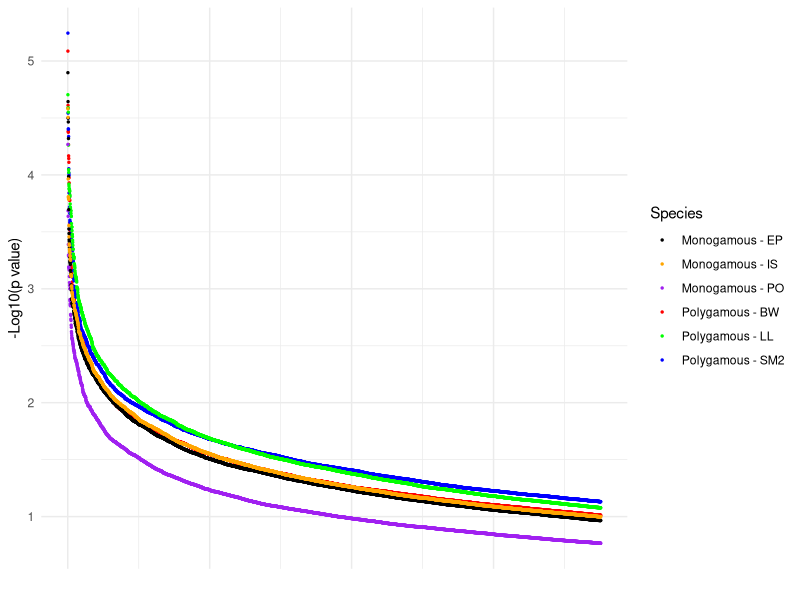
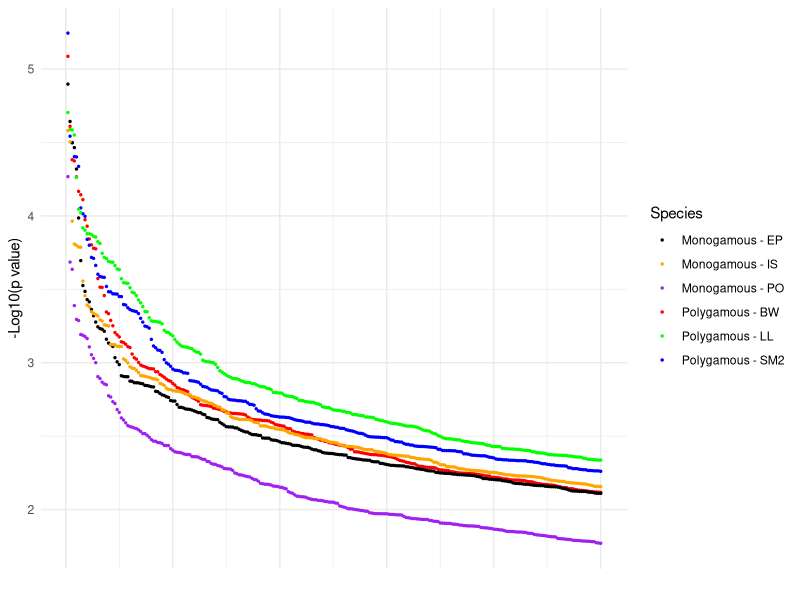

Write R code to recreate these figures, in order.
## ---- chunk 1
library(readxl)
library(dplyr)
library(lubridate)
library(tidyverse)
library(broom)
library(tibble)


met = read_xlsx("all CpGs - win vs sum -each  species - winter collection.xlsx")

####top 10% of most significant CpGs

met_10percent = met[1:round(nrow(met)*0.1,0),]

ggplot(data=met_10percent, aes(x=CGnum, y=BW)) + geom_point(size=0.5,aes(col ='Polygamous - BW')) +
  geom_point(size=0.5,aes(x=CGnum, y=SM2, col='Polygamous - SM2')) +
  geom_point(size=0.5,aes(x=CGnum, y=LL, col='Polygamous - LL')) +
  geom_point(size=0.5,aes(x=CGnum, y=PO, col='Monogamous - PO')) +
  geom_point(size=0.5,aes(x=CGnum, y=EP, col='Monogamous - EP')) +
  geom_point(size=0.5,aes(x=CGnum, y=IS, col='Monogamous - IS')) +
  xlab('') + ylab('-Log10(p value)') +  theme_minimal() +
  scale_color_manual(name='Species', values = c("black","orange", 'purple', 'red','green', 'blue')) +
  theme(axis.text.x=element_blank(),axis.ticks.x=element_blank())

####top 250 of most significant CpGs

met_250 = met[1:250,]

ggplot(data=met_250, aes(x=CGnum, y=BW)) + geom_point(size=0.5,aes(col ='Polygamous - BW')) +
  geom_point(size=0.5,aes(x=CGnum, y=SM2, col='Polygamous - SM2')) +
  geom_point(size=0.5,aes(x=CGnum, y=LL, col='Polygamous - LL')) +
  geom_point(size=0.5,aes(x=CGnum, y=PO, col='Monogamous - PO')) +
  geom_point(size=0.5,aes(x=CGnum, y=EP, col='Monogamous - EP')) +
  geom_point(size=0.5,aes(x=CGnum, y=IS, col='Monogamous - IS')) +
  xlab('') + ylab('-Log10(p value)') +  theme_minimal() +
  scale_color_manual(name='Species', values = c("black","orange", 'purple', 'red','green', 'blue')) +
  theme(axis.text.x=element_blank(),axis.ticks.x=element_blank())
